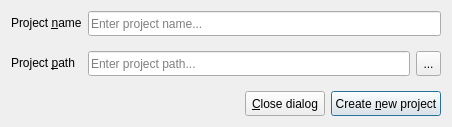
<?xml version="1.0" encoding="UTF-8"?>
<ui version="4.0">
 <class>GUI::NewProject</class>
 <widget class="QDialog" name="GUI::NewProject">
  <property name="windowModality">
   <enum>Qt::ApplicationModal</enum>
  </property>
  <property name="geometry">
   <rect>
    <x>0</x>
    <y>0</y>
    <width>452</width>
    <height>127</height>
   </rect>
  </property>
  <property name="sizePolicy">
   <sizepolicy hsizetype="Preferred" vsizetype="Preferred">
    <horstretch>0</horstretch>
    <verstretch>0</verstretch>
   </sizepolicy>
  </property>
  <property name="minimumSize">
   <size>
    <width>0</width>
    <height>0</height>
   </size>
  </property>
  <property name="maximumSize">
   <size>
    <width>16777215</width>
    <height>16777215</height>
   </size>
  </property>
  <property name="windowTitle">
   <string>Create New Project</string>
  </property>
  <property name="modal">
   <bool>true</bool>
  </property>
  <layout class="QVBoxLayout" name="verticalLayout">
   <item>
    <spacer name="verticalSpacer_3">
     <property name="orientation">
      <enum>Qt::Vertical</enum>
     </property>
     <property name="sizeHint" stdset="0">
      <size>
       <width>20</width>
       <height>40</height>
      </size>
     </property>
    </spacer>
   </item>
   <item>
    <layout class="QFormLayout" name="formLayout">
     <item row="0" column="0">
      <widget class="QLabel" name="lblProjectName">
       <property name="text">
        <string>Project &amp;name</string>
       </property>
       <property name="buddy">
        <cstring>editProjectName</cstring>
       </property>
      </widget>
     </item>
     <item row="0" column="1">
      <widget class="QLineEdit" name="editProjectName">
       <property name="minimumSize">
        <size>
         <width>350</width>
         <height>25</height>
        </size>
       </property>
       <property name="placeholderText">
        <string>Enter project name...</string>
       </property>
      </widget>
     </item>
     <item row="1" column="1">
      <spacer name="verticalSpacer">
       <property name="orientation">
        <enum>Qt::Vertical</enum>
       </property>
       <property name="sizeHint" stdset="0">
        <size>
         <width>20</width>
         <height>40</height>
        </size>
       </property>
      </spacer>
     </item>
     <item row="2" column="0">
      <widget class="QLabel" name="lblProjectPath">
       <property name="text">
        <string>Project &amp;path</string>
       </property>
       <property name="buddy">
        <cstring>editProjectPath</cstring>
       </property>
      </widget>
     </item>
     <item row="2" column="1">
      <layout class="QHBoxLayout" name="horizontalLayout">
       <item>
        <widget class="QLineEdit" name="editProjectPath">
         <property name="sizePolicy">
          <sizepolicy hsizetype="Expanding" vsizetype="Fixed">
           <horstretch>0</horstretch>
           <verstretch>0</verstretch>
          </sizepolicy>
         </property>
         <property name="minimumSize">
          <size>
           <width>315</width>
           <height>25</height>
          </size>
         </property>
         <property name="placeholderText">
          <string>Enter project path...</string>
         </property>
        </widget>
       </item>
       <item>
        <widget class="QToolButton" name="btnChooseDirectory">
         <property name="sizePolicy">
          <sizepolicy hsizetype="Fixed" vsizetype="Fixed">
           <horstretch>0</horstretch>
           <verstretch>0</verstretch>
          </sizepolicy>
         </property>
         <property name="minimumSize">
          <size>
           <width>25</width>
           <height>25</height>
          </size>
         </property>
         <property name="toolTip">
          <string>Click to choose new project directory</string>
         </property>
         <property name="text">
          <string>...</string>
         </property>
        </widget>
       </item>
      </layout>
     </item>
     <item row="3" column="1">
      <spacer name="verticalSpacer_2">
       <property name="orientation">
        <enum>Qt::Vertical</enum>
       </property>
       <property name="sizeHint" stdset="0">
        <size>
         <width>20</width>
         <height>40</height>
        </size>
       </property>
      </spacer>
     </item>
     <item row="4" column="1">
      <layout class="QHBoxLayout" name="horizontalLayout_3">
       <item>
        <spacer name="horizontalSpacer">
         <property name="orientation">
          <enum>Qt::Horizontal</enum>
         </property>
         <property name="sizeHint" stdset="0">
          <size>
           <width>40</width>
           <height>20</height>
          </size>
         </property>
        </spacer>
       </item>
       <item>
        <widget class="QPushButton" name="btnClose">
         <property name="minimumSize">
          <size>
           <width>0</width>
           <height>25</height>
          </size>
         </property>
         <property name="toolTip">
          <string>Click to close dialog without changes</string>
         </property>
         <property name="text">
          <string>&amp;Close dialog</string>
         </property>
        </widget>
       </item>
       <item>
        <widget class="QPushButton" name="btnCreateProject">
         <property name="minimumSize">
          <size>
           <width>0</width>
           <height>25</height>
          </size>
         </property>
         <property name="toolTip">
          <string>Click to create new project</string>
         </property>
         <property name="text">
          <string>Create &amp;new project</string>
         </property>
         <property name="default">
          <bool>true</bool>
         </property>
        </widget>
       </item>
      </layout>
     </item>
    </layout>
   </item>
   <item>
    <spacer name="verticalSpacer_4">
     <property name="orientation">
      <enum>Qt::Vertical</enum>
     </property>
     <property name="sizeHint" stdset="0">
      <size>
       <width>20</width>
       <height>40</height>
      </size>
     </property>
    </spacer>
   </item>
  </layout>
 </widget>
 <resources/>
 <connections>
  <connection>
   <sender>btnClose</sender>
   <signal>clicked()</signal>
   <receiver>GUI::NewProject</receiver>
   <slot>reject()</slot>
   <hints>
    <hint type="sourcelabel">
     <x>203</x>
     <y>79</y>
    </hint>
    <hint type="destinationlabel">
     <x>192</x>
     <y>49</y>
    </hint>
   </hints>
  </connection>
 </connections>
</ui>
